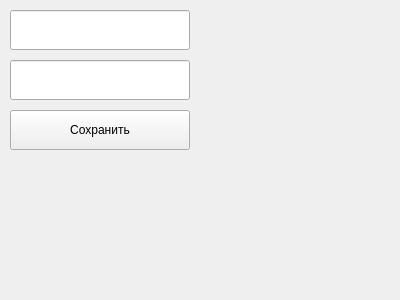
<?xml version="1.0" encoding="UTF-8"?>
<ui version="4.0">
 <class>SerialEditor</class>
 <widget class="QMainWindow" name="SerialEditor">
  <property name="geometry">
   <rect>
    <x>0</x>
    <y>0</y>
    <width>400</width>
    <height>300</height>
   </rect>
  </property>
  <property name="windowTitle">
   <string>SerialEditor</string>
  </property>
  <widget class="QWidget" name="centralwidget">
   <widget class="QLineEdit" name="lineEdit_value1">
    <property name="geometry">
     <rect>
      <x>10</x>
      <y>10</y>
      <width>180</width>
      <height>40</height>
     </rect>
    </property>
   </widget>
   <widget class="QLineEdit" name="lineEdit_value2">
    <property name="geometry">
     <rect>
      <x>10</x>
      <y>60</y>
      <width>180</width>
      <height>40</height>
     </rect>
    </property>
   </widget>
   <widget class="QPushButton" name="saveButton">
    <property name="geometry">
     <rect>
      <x>10</x>
      <y>110</y>
      <width>180</width>
      <height>40</height>
     </rect>
    </property>
    <property name="text">
     <string>Сохранить</string>
    </property>
   </widget>
  </widget>
 </widget>
 <resources/>
 <connections/>
</ui>
